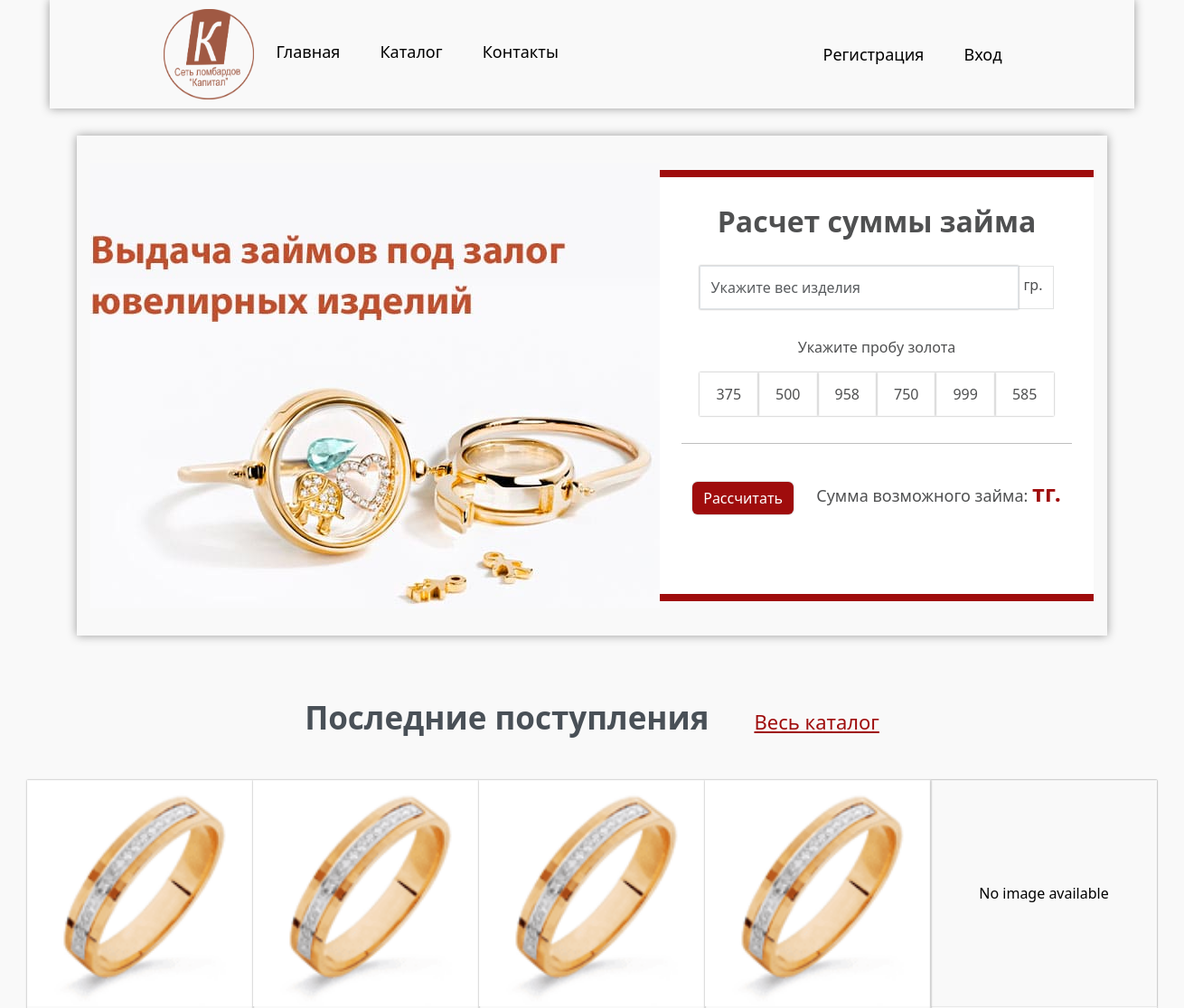
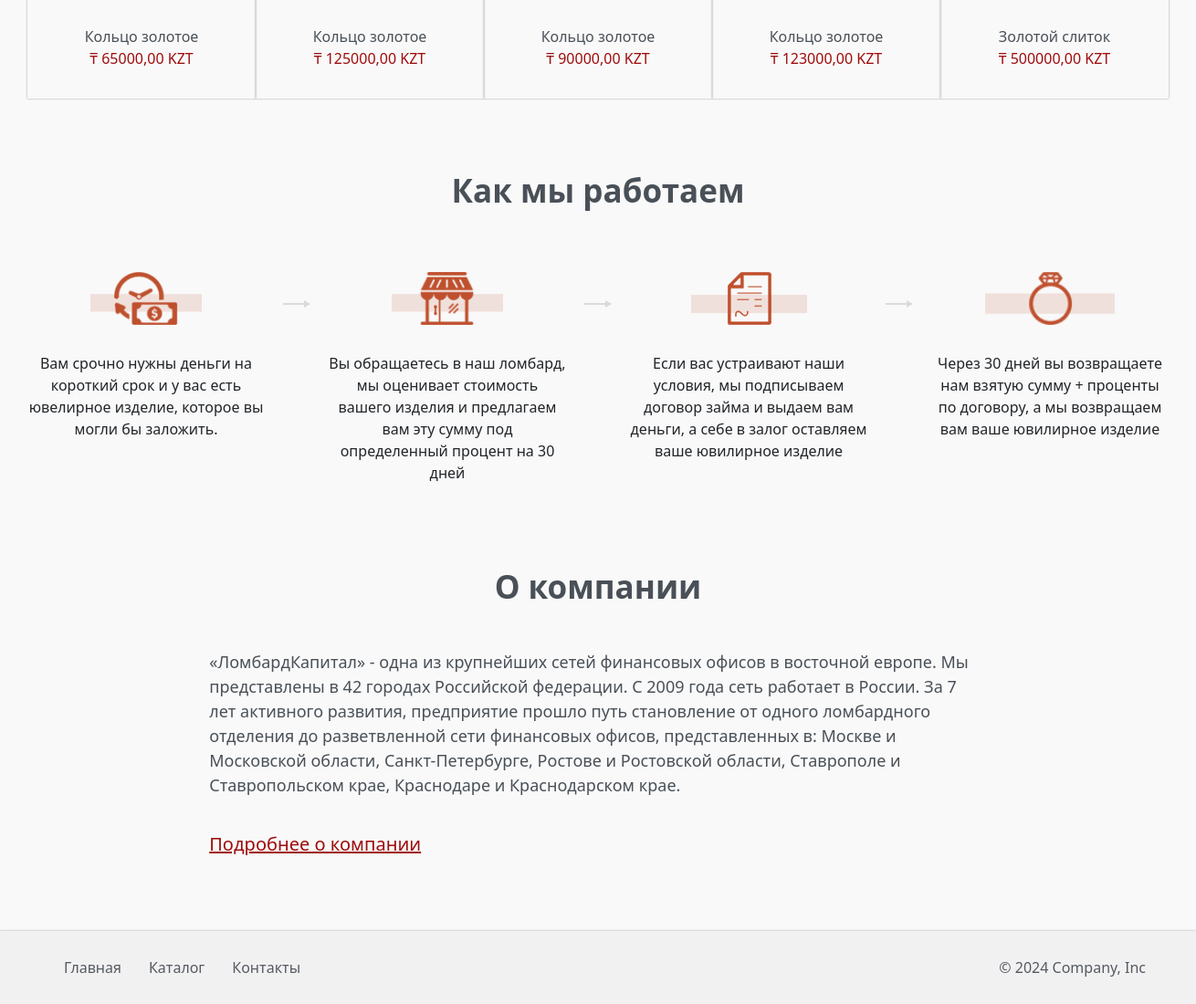
The page / on the database its author committed (2 pictures, top to bottom).
### app/models.py (models this page shows, shortened)
class Product(models.Model):
    name = models.CharField(max_length=255)
    description = models.TextField(blank=True)
    image = models.ImageField(upload_to='products', blank=True)
    price = models.DecimalField(max_digits=10, decimal_places=2)
    category = models.ForeignKey(Category, on_delete=models.CASCADE, related_name='products')
    data_created = models.DateTimeField(auto_now_add=True)
    class Meta:
        verbose_name = 'Product'
        verbose_name_plural = 'Products'
        ordering = ['data_created']

### app/views.py (the view, shortened to what this page needs)
# urls.py: path('', get_home, name='home'),
def get_home(request):
    products = Product.objects.all()[:5]
    categories = Category.objects.all()
    context = {
        'categories': categories,
        'products': products
    }
    return render(request, 'home.html', context)

### templates/home.html (shortened to what this page needs)
{% extends 'base.html' %}
{% load static %}
{% block content %}
<div class="container">
    <div class="container-1">
        <img src="{% static 'img/banner-1.jpg' %}">
    </div>
    <section class="calculator">
        <section class="calculator-content">
            <h2 class="title-price">Расчет суммы займа</h2>
            <form method="POST" class="calculator-form">
                <div class="input-group">
                    <input type="number" class="form-control weight-item" id="weight" name="product_weight" value=""
                        placeholder="Укажите вес изделия" pattern="\d+(\.\d{2})?">
                    <label>гр.</label>
                </div>
                <p>Укажите пробу золота</p>
                <div class="calculator-form-btns">
                    <div class="form_radio_btn">
                        <label for="radio-2">375</label>
                    </div>
                    <div class="form_radio_btn">
                        <label for="radio-3">500</label>
                    </div>
                    <div class="form_radio_btn">
                        <label for="radio-6">958</label>
                    </div>
                    <div class="form_radio_btn">
                        <label for="radio-7">750</label>
                    </div>
                    <div class="form_radio_btn">
                        <label for="radio-8">999</label>
                    </div>
                    <div class="form_radio_btn">
                        <label for="radio-9">585</label>
                    </div>
                </div>
                <hr style="color: black; width: 100%; margin-top: 30px;">
                <div class="value">
                    <button type="submit" class="btn btn-primary" style="
                        background-color: rgb(159, 12, 12);
                        border: 0px;
                        box-shadow: 0px 0px 2px
                        rgb(152, 152, 152);
                        ">Рассчитать</button>
                    <span class="result-text">Сумма возможного займа:
                        <span class="result">тг.</span></span>
                </div>
            </form>
        </section>
    </section>
</div>
<div class="latest-arrival">
    <div class="latest-arrival-container-1">
        <h2 class="header-text">Последние поступления</h2>
        <a href="{% url 'catalog' %}">Весь каталог</a>
    </div>
    <div class="latest-arrival-container-2">
        {% for product in products %}
        <a class="product-a" href="{% url 'product' product.id %}">
            <div class="product">
                {% if product.image %}
                <div class="product-img">
                    <img src="{{ product.image.url }}" alt="">
                </div>
                {% else %}
                <p class="no-image">No image available</p>
                {% endif %}
                <div class="product-info">
                    <div class="product-name">{{ product.name }}</div>
                    <div class="product-price">₸ {{ product.price }} KZT</div>
                </div>
            </div>
        </a>
        {% endfor %}
    </div>
</div>
<div class="latest-arrival">
    <div class="latest-arrival-container-1">
        <h2 class="header-text">Как мы работаем</h2>
    </div>
    <div class="info-container">
        <div class="info-block">
            <div class="info-img">
                <img src="{% static 'img/time-money.png' %}" alt="" height="58">
            </div>
            <div class="info-text">
                <p class="info-description">Вам срочно нужны деньги на короткий срок и у вас есть ювелирное изделие, которое вы могли бы заложить.</p>
            </div>
        </div>
        <img src="{% static 'img/arrow.png' %}" height="8px" width="30px" style="margin-top: 31px;">
        <div class="info-block">
            <div class="info-img">
                <img src="{% static 'img/pawnshop.png' %}" alt="" height="58">
            </div>
            <div class="info-text">
                <p class="info-description">Вы обращаетесь в наш ломбард, мы оценивает стоимость вашего изделия и предлагаем вам эту сумму под определенный процент на 30 дней</p>
            </div>
        </div>
        <img src="{% static 'img/arrow.png' %}" height="8px" width="30px" style="margin-top: 31px;">
        <div class="info-block">
            <div class="info-img">
                <img src="{% static 'img/list.png' %}" alt="" height="58">
            </div>
            <div class="info-text">
                <p class="info-description">Если вас устраивают наши условия, мы подписываем договор займа и выдаем вам деньги, а себе в залог оставляем ваше ювилирное изделие</p>
            </div>
        </div>
        <img src="{% static 'img/arrow.png' %}" height="8px" width="30px" style="margin-top: 31px;">
        <div class="info-block">
            <div class="info-img">
                <img src="{% static 'img/jewel.png' %}" alt="" height="58">
            </div>
            <div class="info-text">
                <p class="info-description">Через 30 дней вы возвращаете нам взятую сумму + проценты по договору, а мы возвращаем вам ваше ювилирное изделие</p>
            </div>
        </div>
    </div>
</div>
<div class="latest-arrival">
    <div class="latest-arrival-container-1">
        <h2 class="header-text">О компании</h2>
    </div>
    <div class="about-company">
        <p class="about-company-text">
            «ЛомбардКапитал» - одна из крупнейших сетей
            финансовых офисов в восточной европе.
            Мы представлены в 42 городах Российской федерации. С 2009 года
            сеть работает в России. За 7 лет активного развития, предприятие
            прошло путь становление от одного ломбардного отделения до разветвленной
            сети финансовых офисов, представленных в: Москве и Московской области,
            Санкт-Петербурге, Ростове и Ростовской области, Ставрополе и Ставропольском
            крае, Краснодаре и Краснодарском крае.
        </p>
        <a href="{% url 'contact' %}">Подробнее о компании</a>
    </div>
</div>
{% endblock %}

### templates/base.html (shortened to what this page needs)
{% load static %}
<!DOCTYPE html>
<html lang="en">
<head>
    <link href="https://cdn.jsdelivr.net/npm/bootstrap@5.3.3/dist/css/bootstrap.min.css" rel="stylesheet"
>
    <link rel="stylesheet" href="{% static 'css/style.css' %}">
</head>
<body>
    <header>
        <div class="header">
            <div class="container-1">
                <a href="{% url 'home' %}" style="text-decoration: none;">
                    <img src="{% static 'img/logo.png' %}" alt="" class="logo">
                </a>
                <a href="{% url 'home' %}" class="link">Главная</a>
                <a href="{% url 'catalog' %}" class="link">Каталог</a>
                <a href="{% url 'contact' %}" class="link">Контакты</a>
            </div>
            <div class="container-2">
                {% if request.user.is_authenticated %}
                <form action="{% url 'logout' %}" method="post">
                    {% csrf_token %}
                    <button type="submit" class="link">Выйти</button>
                </form>
                {% else %}
                <a href="{% url 'signup' %}" class="link">Регистрация</a>
                <a href="{% url 'login' %}" class="link">Вход</a>
                {% endif %}
            </div>
        </div>
    </header>
    <main>
        {% block content %}
        {% endblock %}
    </main>
    <footer>
        <div class="footer-container">
            <div class="footer-container-1">
                <a href="{% url 'home' %}" class="footer-link">Главная</a>
                <a href="{% url 'catalog' %}" class="footer-link">Каталог</a>
                <a href="{% url 'contact' %}" class="footer-link">Контакты</a>
            </div>
            <p class="footer-container-p">© 2024 Company, Inc</p>
        </div>
    </footer>
</body>
</html>

### static/css/style.css (style rules this page uses)
*, html, body { margin: 0; padding: 0; box-sizing: border-box; }
body { box-sizing: border-box; min-height: 100%; background-color: rgb(249, 249, 249); }
footer { width: 100%; height: 80px; margin: auto; display: flex; align-items: center; box-shadow: 0px 0px 2px rgb(152, 152, 152); margin-top: 80px; background-color: #f2f1f1; }
.footer-container { margin: auto; display: flex; justify-content: space-between; align-items: center; width: 1200px; }
.footer-container-1 { display: flex; align-items: center; }
.footer-container-1 a { padding: 15px; text-decoration: none; color: #545b62; }
.footer-container-p { padding-top: 15px; color: #545b62; }
.header { width: 1200px; height: 120px; margin: auto; display: flex; justify-content: space-around; align-items: center; background-color: rgb(249, 249, 249);; box-shadow: 0px 0px 10px rgb(152, 152, 152); }
.link { margin: 10px; padding: 10px; border-radius: 10px; text-decoration: none; color: black; font-size: 18px; }
.container-2 { color: rgb(146, 146, 146); }
.logo { width: 100px; height: 100px; }
.no-image { width: 250px; height: 250px; text-align: center; display: flex; align-items: center; justify-content: center; color: black; box-shadow: 0px 0px 1px rgb(152, 152, 152); text-decoration: none; margin: 0; }
.container { margin-top: 30px; padding-left: 15px; padding-right: 15px; padding-top: 30px; padding-bottom: 30px; width: 1200px; display: flex; justify-content: space-between; align-items: center; box-shadow: 0px 0px 10px rgb(152, 152, 152); background-color: rgb(249, 249, 249); }
.form_radio_btn label { cursor: pointer; padding: 7px 19px; line-height: 34px; user-select: none; box-shadow: 0px 0px 2px rgb(152, 152, 152); }
.calculator { width: 500px; min-height: 477px; border-top: 8px solid rgb(159, 12, 12); border-bottom: 8px solid rgb(159, 12, 12); background-color: white; }
.calculator-content { display: flex; flex-direction: column; align-items: center; color: rgb(79, 80, 81); padding-top: 30px; padding-bottom: 30px; }
.calculator-form { display: flex; flex-direction: column; align-items: center; }
.title-price { margin-bottom: 30px; font-weight: bold; }
.input-group { padding-left: 20px; padding-right: 20px; padding-bottom: 30px; }
.form-control { height: 48px; box-shadow: 0px 0px 2px rgb(152, 152, 152); border-radius: 0px; color: #495057; }
.input-group label { height: 48px; width: 40px; padding-top: 8px; padding-left: 5px; border: 1px solid #e1e2e2; }
.calculator-form p { font-weight: 500; }
.calculator-form-btns { margin: auto; display: flex; flex-wrap: wrap; align-items: center; padding-left: 20px; padding-right: 20px; border: 1; }
.value { width: 100%; display: flex; justify-content: space-around; align-items: center; margin-top: 20px; }
.result-text { font-size: 18px; padding-bottom: 10px; }
.result { font-size: 25px; font-weight: bolder; color: rgb(159, 12, 12); }
.latest-arrival { width: 100%; display: flex; flex-direction: column; align-items: center; margin-top: 70px; }
.latest-arrival-container-1 { display: flex; justify-content: space-between; align-items: center; padding-bottom: 40px; }
.header-text { font-size: 35px; font-weight: bolder; color: #495057; }
.latest-arrival-container-1 a { font-size: 22px; color: rgb(159, 12, 12); padding-left: 50px; }
.latest-arrival-container-2 { margin: auto; width: 1300px; display: flex; flex-wrap: wrap; justify-content: center; }
.product { box-shadow: 0px 0px 2px rgb(152, 152, 152); height: 360px; align-items: center; margin-bottom: 10px; }
.product-img img { width: 250px; height: 250px; object-fit: cover; }
.product-info { height: 30%; margin: auto; text-align: center; display: flex; flex-direction: column; align-items: center; justify-content: center; }
.product-name { font-weight: 500; }
.product-price { color: rgb(159, 12, 12); }
.info-container { padding-top: 20px; display: flex; justify-content: space-between; }
.info-block { width: 300px; height: 254px; margin: auto; display: flex; align-items: center; flex-direction: column; }
.info-img { padding-bottom: 30px; }
.info-text { width: 260px; text-align: center; }
.about-company { width: 65%; }
.about-company-text { font-size: 18px; color: #495057; padding-bottom: 20px; }
.about-company a { font-size: 20px; color: rgb(159, 12, 12); padding-bottom: 30px; }
.product-a { text-decoration: none; color: #495057; }

### rows shown on the page
Product: image (picture), name "Кольцо золотое", price "65000,00"
Product: image (picture), name "Кольцо золотое", price "125000,00"
Product: image (picture), name "Кольцо золотое", price "90000,00"
Product: image (picture), name "Кольцо золотое", price "123000,00"
Product: image "No image available", name "Золотой слиток", price "500000,00"
